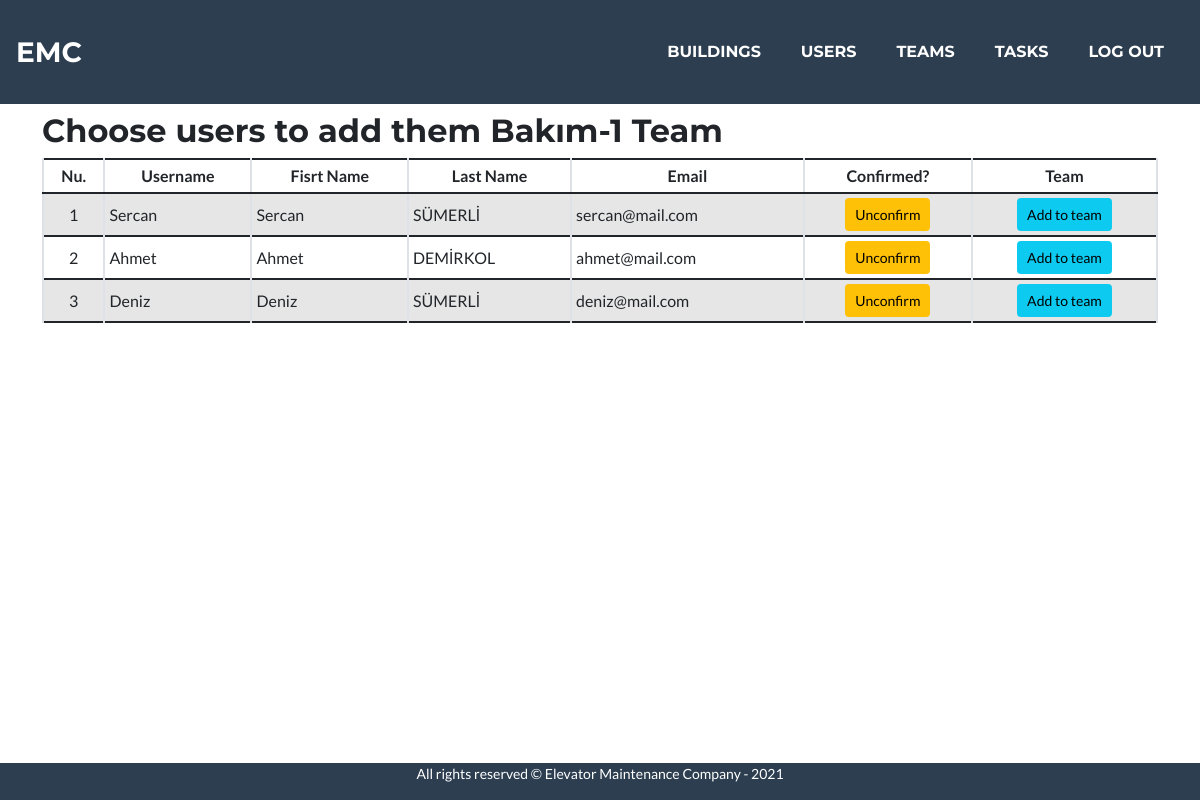
Screenshot of /populateTeam/3 (signed in) with the database file from the repository.
### maintenance/models.py (models this page shows, shortened)
class Team(models.Model):
    leader = models.ForeignKey(User, on_delete=models.CASCADE, related_name="team_leader")
    name = models.CharField(max_length=50)
    description = models.CharField(max_length=200)

class User(AbstractUser):
    confirmed = models.BooleanField(default=False)

### maintenance/views.py (the view)
# urls.py: path('populateTeam/<int:team_id>', views.populateTeam, name="populateTeam"),
@login_required
def populateTeam(request, team_id):
    try:
        team = Team.objects.get(id=team_id)
    except:
        return HttpResponse("No such e-a team exist")
    alreadyAdded = UserTeam.objects.all().values_list('user_id', flat=True)
    users = User.objects.filter(is_active = True)
    suitableUsers = User.objects.none()
    for u in users:
        if not u.id in alreadyAdded:
            suitableUsers |= User.objects.filter(pk=u.id)
    return render(request, "maintenance/populateTeam.html", {
        "suitableUsers":suitableUsers,
        "team": team
    })

### maintenance/templates/maintenance/populateTeam.html (shortened to what this page needs)
{% extends "maintenance/layout.html" %}
{% load tz %}
{% load static %}
{% block main %}
    <h2>Choose users to add them {{ team.name }} Team</h2>
    {% if suitableUsers %}
        <section id="populateTeamTableSection">
        <div class="table-responsive">
            <table class="table table-sm table-striped table-hover table-bordered">
                <thead style="text-align: center;">
                    <th>Nu.</th>
                    <th>Username</th>
                    <th>Fisrt Name</th>
                    <th>Last Name</th>
                    <th>Email</th>
                    <th>Confirmed?</th>
                    <th>Team</th>
                </thead>
                <tbody>
                    {% for user in suitableUsers %}
                        <tr {% if not user.confirmed %} class="table-danger" {% endif %} style="vertical-align: middle;">
                            <td style="text-align: center; vertical-align: middle;">{{ forloop.counter }}</td>
                            <td style="vertical-align: middle;">{{ user.username }}</td>
                            <td style="vertical-align: middle;">{{ user.first_name }}</td>
                            <td style="vertical-align: middle;">{{ user.last_name }}</td>
                            <td style="vertical-align: middle;">{{ user.email }}</td>
                            {% if user.confirmed %}
                                <td style="text-align: center; vertical-align: middle;"><a href="javascript:void(0)" class="btn btn-sm btn-warning conf" data-confirm="{{ user.id }}">Unconfirm</a></td>
                                <td style="text-align: center; vertical-align: middle;"><a href="javascript:void(0)" class="btn btn-sm btn-info addTeam" data-addteam="{{ user.id }}">Add to team</a></td>
                            {% else %}
                                <td style="text-align: center; vertical-align: middle;"><a href="javascript:void(0)" class="btn btn-sm btn-success conf" data-confirm="{{ user.id }}">Confirm</a></td>
                                <td style="text-align: center; vertical-align: middle;">Not Confirmed</td>
                            {% endif %}
                        </tr>
                    {% endfor %}
                </tbody>
            </table>
        </div>
        </section>
    {% else %}
        <div>
            <p>No <strong>users</strong> have been added so far.</p>
        </div>
    {% endif %}
{% endblock %}

### rows the page displays
Team: name "Bakım-1"
User: username "Sercan", first_name "Sercan", last_name "SÜMERLİ", email "sercan@mail.com"
User: username "Ahmet", first_name "Ahmet", last_name "DEMİRKOL", email "ahmet@mail.com"
User: username "Deniz", first_name "Deniz", last_name "SÜMERLİ", email "deniz@mail.com"
